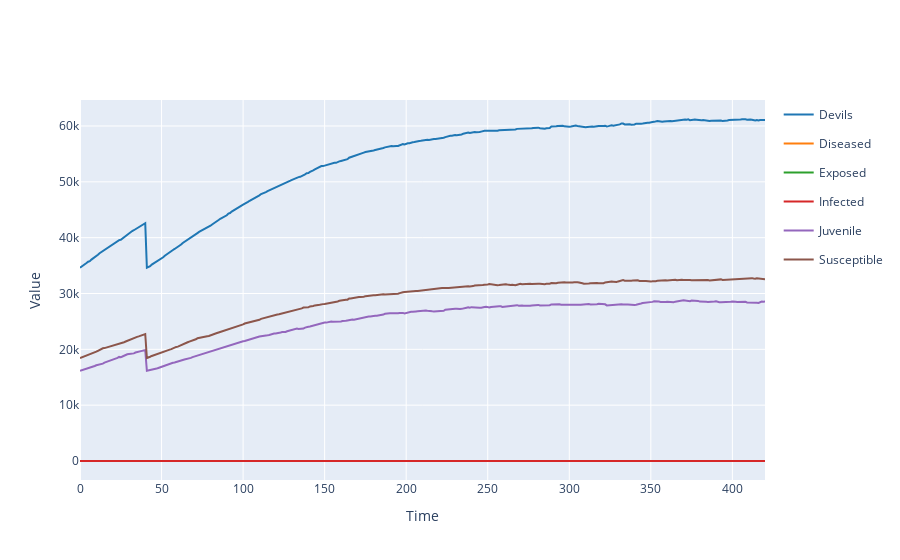

Notebook code cell kept with this figure:
### Code cell
res3 = model.run()
res3.plotplotly()

### Figure 1 — Plotly figure (JSON) as saved in the notebook; plotly's stock layout.template omitted (floating-point values rounded to 4 significant figures; data arrays with more than 128 entries replaced by an {"elided": "..."} marker saying what was removed)
{"data": [{"legendgroup": "Devils", "line": {"color": "#1f77b4"}, "mode": "lines", "name": "Devils", "type": "scatter", "x": {"elided": "421 int values"}, "y": {"elided": "421 int values"}}, {"legendgroup": "Diseased", "line": {"color": "#ff7f0e"}, "mode": "lines", "name": "Diseased", "type": "scatter", "x": {"elided": "421 int values"}, "y": {"elided": "421 int values"}}, {"legendgroup": "Exposed", "line": {"color": "#2ca02c"}, "mode": "lines", "name": "Exposed", "type": "scatter", "x": {"elided": "421 int values"}, "y": {"elided": "421 int values"}}, {"legendgroup": "Infected", "line": {"color": "#d62728"}, "mode": "lines", "name": "Infected", "type": "scatter", "x": {"elided": "421 int values"}, "y": {"elided": "421 int values"}}, {"legendgroup": "Juvenile", "line": {"color": "#9467bd"}, "mode": "lines", "name": "Juvenile", "type": "scatter", "x": {"elided": "421 int values"}, "y": {"elided": "421 int values"}}, {"legendgroup": "Susceptible", "line": {"color": "#8c564b"}, "mode": "lines", "name": "Susceptible", "type": "scatter", "x": {"elided": "421 int values"}, "y": {"elided": "421 int values"}}], "layout": {"showlegend": true, "title": {"text": ""}, "xaxis": {"title": {"text": "Time"}}, "yaxis": {"title": {"text": "Value"}}}}
